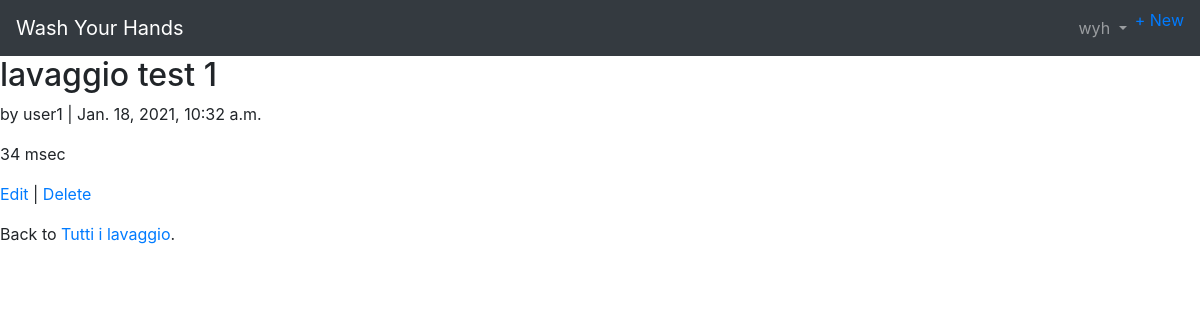
Screenshot of /lavaggi/1/ (signed in) with the database file from the repository.
### users/models.py (models this page shows)
class CustomUser(AbstractUser):
    age = models.PositiveIntegerField(null=True, blank=True)

### lavaggi/models.py (models this page shows, shortened)
class Lavaggio(models.Model):
    numero = models.CharField(max_length=255)
    kpi = models.TextField()
    esito = models.CharField(max_length=255)
    date = models.DateTimeField(auto_now_add=True)
    utente = models.ForeignKey(
        get_user_model(),
        on_delete=models.CASCADE,
    )

### lavaggi/views.py (the view)
class LavaggioDetailView(DetailView): # new
    model = Lavaggio
    template_name = 'lavaggio_detail.html'
    login_url = 'login'

### templates/lavaggio_detail.html
{% extends 'base.html' %}
{% block content %}
  <div class="article-entry">
    <h2>{{ object.numero }}</h2>
    <p>by {{ object.utente }} | {{ object.date }}</p>
    <p>{{ object.kpi }}</p>
  </div>
  <p><a href="{% url 'lavaggio_edit' lavaggio.pk %}">Edit</a> |
    <a href="{% url 'lavaggio_delete' lavaggio.pk %}">Delete</a></p>
  <p>Back to <a href="{% url 'lavaggio_list' %}">Tutti i lavaggio</a>.</p>
{% endblock content %}

### templates/base.html (shortened to what this page needs)
<!DOCTYPE html>
<html>
<head>
  <link rel="stylesheet" href="https://stackpath.bootstrapcdn.com/bootstrap/4.5.0/css/bootstrap.min.css">
</head>
<body>
  <nav class="navbar navbar-expand-lg navbar-dark bg-dark">
    <a class="navbar-brand" href="{% url 'home' %}">Wash Your Hands</a>
    <div class="collapse navbar-collapse" id="navbarSupportedContent">
      {% if user.is_authenticated %}
        <ul class="navbar-nav ml-auto">
          <li class="nav-item">
            <a class="nav-link dropdown-toggle" href="#" id="navbarDropdown" role="button" data-toggle="dropdown" aria-haspopup="true" aria-expanded="false">
              {{ user.username }}
            </a>
          </li>
          <li class="nav-item"><a href="{% url 'lavaggio_new' %}">+ New</a></li>
        </ul>
      {% endif %}
    </div>
  </nav>
  <main>
      {% block content %}
      {% endblock content %}
  </main>
</body>
</html>

### rows the page displays
CustomUser: username "wyh"
Lavaggio: numero "lavaggio test 1", utente "user1", date "Jan. 18, 2021, 10:32 a.m.", kpi "34 msec"
